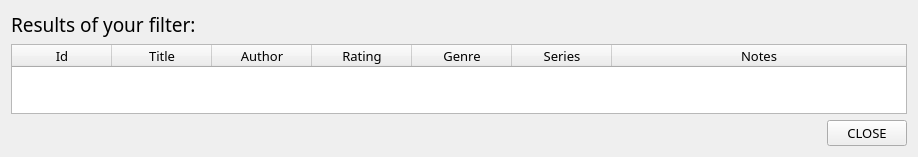
<?xml version="1.0" encoding="UTF-8"?>
<ui version="4.0">
 <class>filter_results_window</class>
 <widget class="QWidget" name="filter_results_window">
  <property name="geometry">
   <rect>
    <x>0</x>
    <y>0</y>
    <width>904</width>
    <height>154</height>
   </rect>
  </property>
  <property name="windowTitle">
   <string>MyBookMgr - Filter Results</string>
  </property>
  <layout class="QGridLayout" name="gridLayout">
   <item row="0" column="0">
    <widget class="QLabel" name="label">
     <property name="font">
      <font>
       <family>Gill Sans MT</family>
       <pointsize>14</pointsize>
      </font>
     </property>
     <property name="text">
      <string>Results of your filter:</string>
     </property>
    </widget>
   </item>
   <item row="1" column="0" colspan="2">
    <widget class="QTableWidget" name="filter_results_table">
     <property name="sizePolicy">
      <sizepolicy hsizetype="MinimumExpanding" vsizetype="Expanding">
       <horstretch>0</horstretch>
       <verstretch>0</verstretch>
      </sizepolicy>
     </property>
     <property name="font">
      <font>
       <family>Gill Sans MT</family>
       <pointsize>10</pointsize>
      </font>
     </property>
     <property name="sizeAdjustPolicy">
      <enum>QAbstractScrollArea::AdjustToContentsOnFirstShow</enum>
     </property>
     <property name="editTriggers">
      <set>QAbstractItemView::NoEditTriggers</set>
     </property>
     <property name="sortingEnabled">
      <bool>true</bool>
     </property>
     <property name="cornerButtonEnabled">
      <bool>false</bool>
     </property>
     <attribute name="horizontalHeaderStretchLastSection">
      <bool>true</bool>
     </attribute>
     <column>
      <property name="text">
       <string>Id</string>
      </property>
     </column>
     <column>
      <property name="text">
       <string>Title</string>
      </property>
     </column>
     <column>
      <property name="text">
       <string>Author</string>
      </property>
     </column>
     <column>
      <property name="text">
       <string>Rating</string>
      </property>
     </column>
     <column>
      <property name="text">
       <string>Genre</string>
      </property>
     </column>
     <column>
      <property name="text">
       <string>Series</string>
      </property>
     </column>
     <column>
      <property name="text">
       <string>Notes</string>
      </property>
     </column>
    </widget>
   </item>
   <item row="2" column="1">
    <widget class="QPushButton" name="close_Button">
     <property name="font">
      <font>
       <family>Gill Sans MT</family>
       <pointsize>10</pointsize>
      </font>
     </property>
     <property name="text">
      <string>CLOSE</string>
     </property>
     <property name="autoDefault">
      <bool>false</bool>
     </property>
     <property name="default">
      <bool>false</bool>
     </property>
    </widget>
   </item>
   <item row="2" column="0">
    <spacer name="horizontalSpacer">
     <property name="orientation">
      <enum>Qt::Horizontal</enum>
     </property>
     <property name="sizeHint" stdset="0">
      <size>
       <width>40</width>
       <height>20</height>
      </size>
     </property>
    </spacer>
   </item>
  </layout>
 </widget>
 <resources/>
 <connections/>
</ui>
